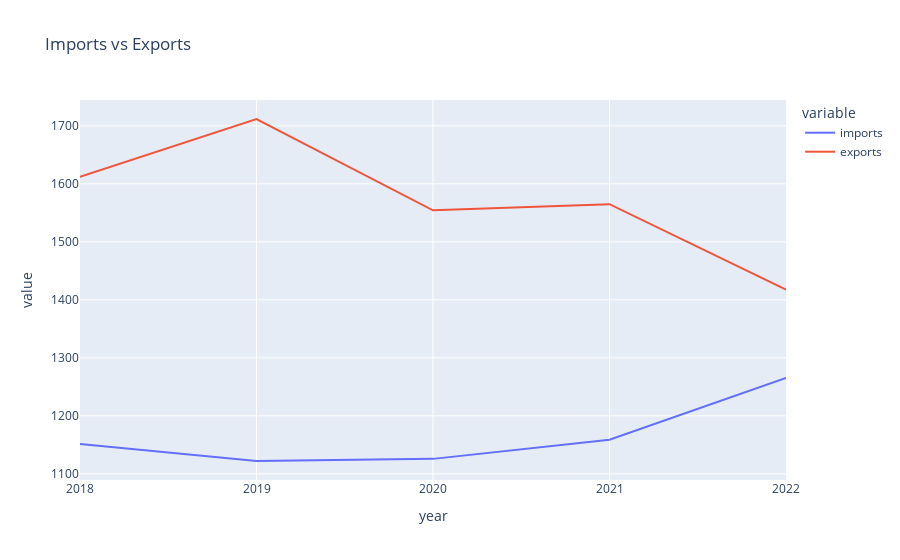

Write notebook code for a chart like this one.
### Markdown cell above
## Do we import more energy or export more energy?

### Code cell
imp_vs_exp = %sql select year as "year",avg(international_imports) as "imports", avg(international_exports) as "exports" from generation group by year order by year
imp_vs_exp
fig4 = px.line(imp_vs_exp,x="year",y=["imports","exports"],title="Imports vs Exports")
fig4.update_layout(
    xaxis= dict(
        dtick = 1
    )
)
fig4.show()

### Figure 1 — Plotly figure (JSON) as saved in the notebook; plotly's stock layout.template omitted (floating-point values rounded to 4 significant figures)
{"data": [{"hovertemplate": "variable=imports<br>year=%{x}<br>value=%{y}<extra></extra>", "legendgroup": "imports", "line": {"color": "#636efa", "dash": "solid"}, "marker": {"symbol": "circle"}, "mode": "lines", "name": "imports", "orientation": "v", "showlegend": true, "type": "scatter", "x": [2018, 2019, 2020, 2021, 2022], "xaxis": "x", "y": [1152.0, 1122.0, 1126.0, 1159.0, 1266.0], "yaxis": "y"}, {"hovertemplate": "variable=exports<br>year=%{x}<br>value=%{y}<extra></extra>", "legendgroup": "exports", "line": {"color": "#EF553B", "dash": "solid"}, "marker": {"symbol": "circle"}, "mode": "lines", "name": "exports", "orientation": "v", "showlegend": true, "type": "scatter", "x": [2018, 2019, 2020, 2021, 2022], "xaxis": "x", "y": [1612.0, 1712.0, 1554.0, 1565.0, 1418.0], "yaxis": "y"}], "layout": {"legend": {"title": {"text": "variable"}, "tracegroupgap": 0}, "title": {"text": "Imports vs Exports"}, "xaxis": {"anchor": "y", "domain": [0, 1], "dtick": 1, "title": {"text": "year"}}, "yaxis": {"anchor": "x", "domain": [0, 1], "title": {"text": "value"}}}}
